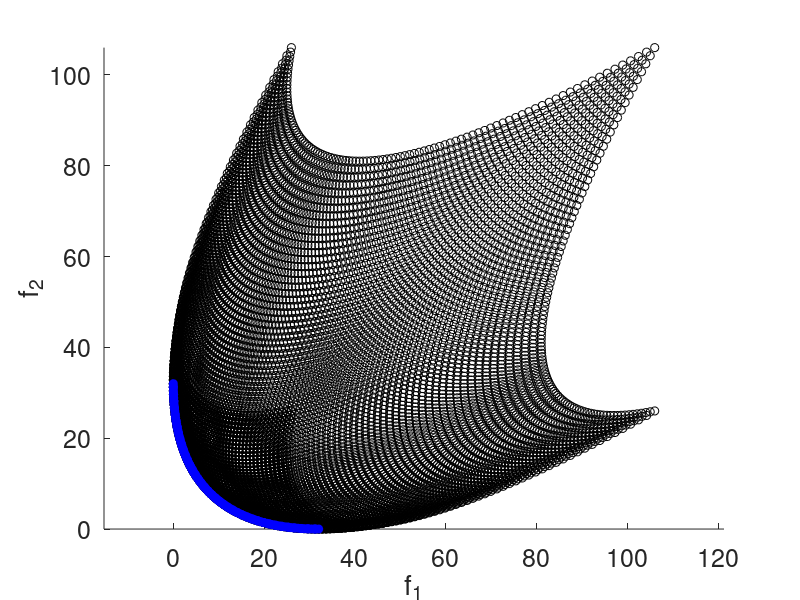

This chart was generated by the following MATLAB code:
function pareto
%%%%%%%%%%%%%%%%%%%%%%%%%%%%%%%%%%%%
%%%Pareto example
%%%Javier Ruiz Ramírez
%%%September 23, 2021
%%%Simple example to illustrate the Pareto optimality concept.
%%%Input: None
%%%Ouput: Plot of non-dominated points
%%%%%%%%%%%%%%%%%%%%%%%%%%%%%%%%%%%%
close all;

%Objetive functions
%Feel free to choose your own and experiment.
f1 = @(x,y) (x-5).^2 + (y-1).^2;
f2 = @(x,y) (x-1).^2 + (y-5).^2;

%Point evaluation
% fvec = @(x,y)[f1(x,y), f2(x,y)];
% fvec(5,3)
% fvec(6,4)

hold on;
dt = 0.1;
range = 0:dt:10;
[X,Y] = meshgrid(range);

z1 = f1(X,Y);
z2 = f2(X,Y);

%Unroll matrices
z1 = z1(:);
z2 = z2(:);

v = [z1,z2];

%Plot functional values
plot(z1,z2,'ko');
xlabel('f_1');
ylabel('f_2');
set(gca,'fontsize',18);
axis equal;

%%%Get the complement of the dominated points to get the non-dominated.
non_dom = ~get_dominated(v);

%%%How many non-dominated points do we have?
disp(['# of non-dominated points:', num2str(nnz(non_dom))]);

%If you want to display the non-dominated points with their corresponding
%functional values, uncomment the next line.
% Q = [X(dom),Y(dom),z1(dom),z2(dom)]

%Plot non-dominated points
plot(z1(non_dom),z2(non_dom),'bo','markerfacecolor','b')


function is_dominated = get_dominated(v)
%%%%%%%%%%%%%%%%%%%%%%%%%%%%%%%%%%%%
%%%Function that identifies points that are dominated.
%%%Javier Ruiz Ramírez
%%%September 23, 2021
%%%Input: A matrix of size N x 2, where each row is the 
%%%functional value (f1(x),f2(x)).
%%%Output: Logical vector where the i-th entry is true if the i-th
%%%point was found to be dominated. Otherwise, the entry is false.
%%%Complexity: O(N^2)
%%%%%%%%%%%%%%%%%%%%%%%%%%%%%%%%%%%%

L = size(v,1);

%%%We start assuming all the points are non-dominated.
is_dominated = false(L,1);

for k = 1:L
    if is_dominated(k)
        %If this point is dominated, ignore it and try another one.
        continue
    end
    %Iterate over the remaining points
    %Compare the point v(k) with the point v(i)
    %Note that v(k) is fixed.
    for i = k+1:L
        if all(v(k,:) < v(i,:))
            %If v(k) dominates v(i), update the vector at (i).
            %Keep comparing v(k) against the remaining points. 
            is_dominated(i) = true;
        elseif all(v(i,:) < v(k,:))
            %If v(k) is dominated by v(i), update the vector at (k).
            %Terminate the inner loop and try with the next available point
            %to test if it is dominated.
            is_dominated(k) = true;
            break
        end
    end
end
